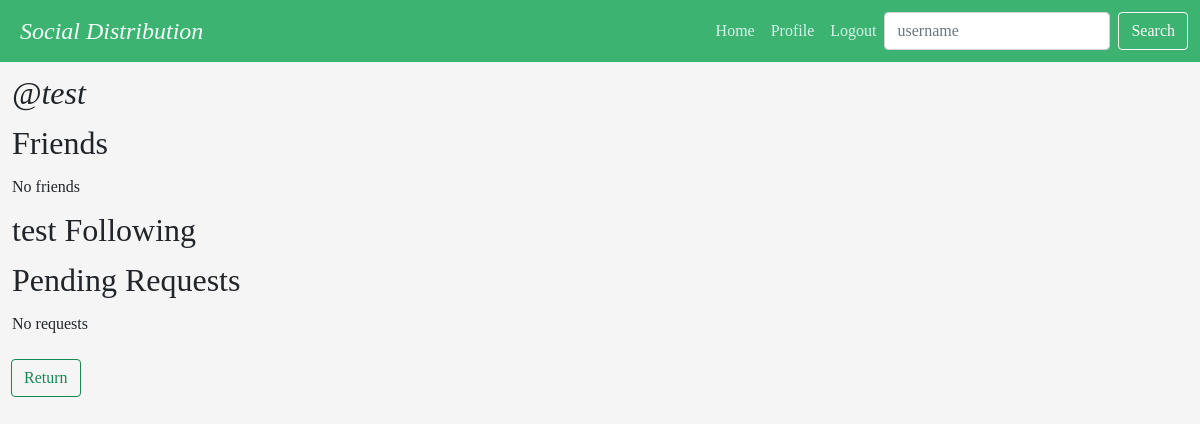
The page /friends/ (signed in) on the database as committed earlier.
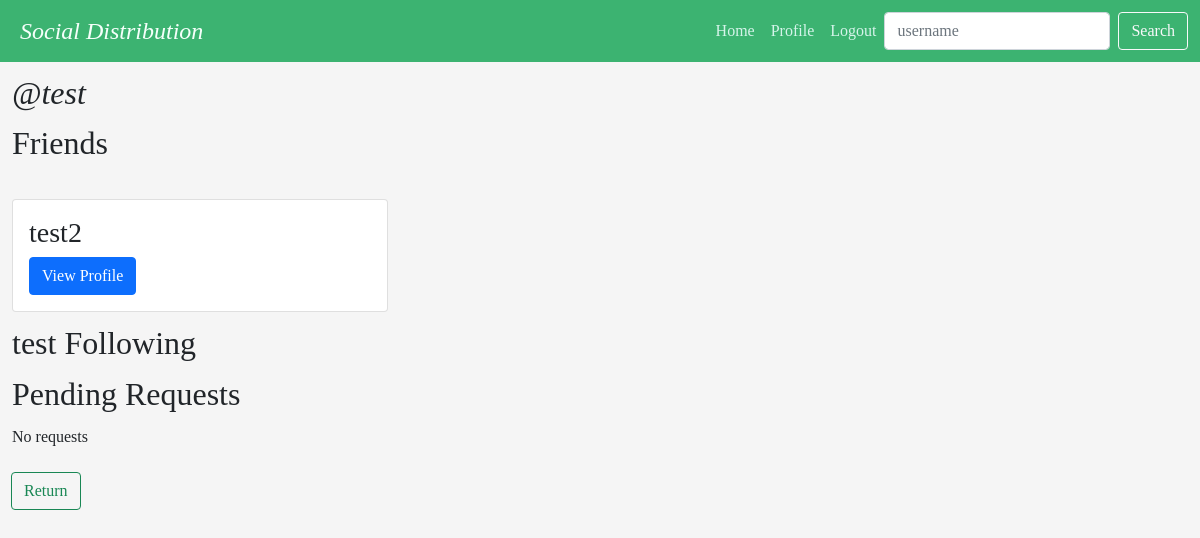
The same page on the database as committed later.
### Profile/models.py (models this page shows, shortened)
class Author(models.Model):
    user = models.OneToOneField(User, on_delete=models.CASCADE, related_name='author')
    id = models.UUIDField(primary_key=True, default=uuid.uuid4, editable=False)
    bio = models.TextField(max_length=500, blank=True)
    location = models.CharField(max_length=30, blank=True)
    birth_date = models.DateField(null=True, blank=True)
    github = models.CharField(max_length=50, blank=True)
    friends = models.ManyToManyField('self')
    following = models.ManyToManyField('self', symmetrical=False, related_name="following_list")
    followers = models.ManyToManyField('self', symmetrical=False, related_name="follower_list")
    @property
    def type(self):
        return 'author'
    @property
    def user_name(self):
        return self.user.username

### Profile/views.py (the view)
# urls.py: url(r'^friends/$', Profile_views.list, name='friends'), # view friends list
def list(request):
	user = Author.objects.get(user__username=request.user.username)
	friend_requests = FriendRequest.objects.filter(receiver=user)
	friends = user.friends.all()
	following = user.following.all()
	return render(request, 'profile/list.html', {'friend_requests': friend_requests, 'friends': friends, 'following': following})

### Profile/templates/profile/list.html (shortened to what this page needs)
{% extends 'base.html' %}
{% block content %}
<div class="friend-list">
  <h2 class="fst-italic">@{{user.username }}</h2>
  <h2>Friends</h2>
  {% if friends %}
    <div class="row row-cols-1 row-cols-md-3 g-4">
      {% for friend in friends %}
        <div class="col">
            <div class="card h-100">
              <div class="card-body">
                <h3 class="card-title">{{friend.user}}</h3>
                <a href="{% url 'Profile:view_profile' author_id=friend.id %}" class="btn btn-primary">View Profile</a>
              </div>
            </div>
        </div>
      {% endfor %}
    </div>
    {% else %}
        <p>No friends<p>
    {% endif %}
  <h2>{{user.username }} Following</h2>
  <h2>Pending Requests</h2>
  {% if friend_requests %}
  <div class="row row-cols-auto">
    {% for request in friend_requests %}
      <div class="col">
          <div class="card h-100 text-center">
            <div class="card-body">
              <h3 class="card-title">{{request.sender.user_name}}</h3>
              <div class="container">
                <div class="row">
                  <div class="col-md-auto">
                    <form class="request" action="/accept" method="POST">
                      {% csrf_token %}
                      <input type="hidden" name="sender" id="sender" value="{{ request.sender.user_name }}" />
                      <button class="btn btn-success btn-sm" type="submit">Accept</button>
                    </form>
                  </div>
                  <div class="col-md-auto">
                    <form class="request" action="/decline" method="POST">
                      {% csrf_token %}
                      <input type="hidden" name="sender" id="sender" value="{{ request.sender.user_name }}" />
                      <button class="btn btn-success btn-sm" type="submit">Decline</button>
                    </form>
                  </div>
                </div>
              </div>
            </div>
          </div>
      </div>
    {% endfor %}
  </div>
  {% else %}
      <p>No requests</p>
  {% endif %}
  <a href="/" class="btn btn-outline-success return">Return</a>
</div>
{% endblock %}

Rows that differ between the two databases and show on the page:
added Author: user "test2"
Other text that changed with them:
text no longer shown: "No friends"
